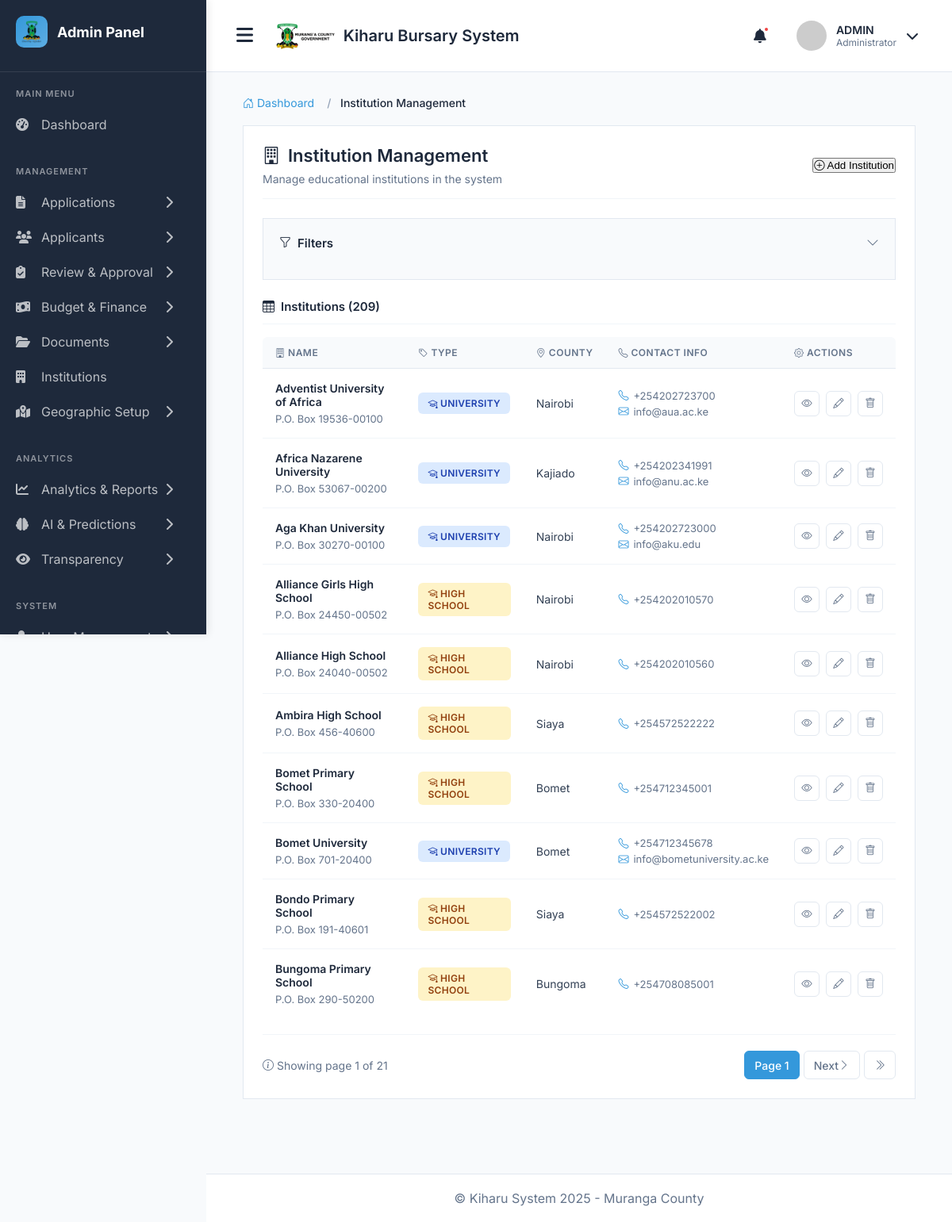
/institutions/ (signed in), run on the app's committed database.
### main_application/models.py (models this page shows, shortened)
class Institution(models.Model):
    INSTITUTION_TYPES = (
        ('highschool', 'High School'),
        ('special_school', 'Special School'),
        ('college', 'College'),
        ('university', 'University'),
        ('technical_institute', 'Technical Institute'),
    )
    name = models.CharField(max_length=200)
    institution_type = models.CharField(max_length=20, choices=INSTITUTION_TYPES)
    county = models.ForeignKey(County, on_delete=models.SET_NULL, null=True, related_name='institutions')
    sub_county = models.CharField(max_length=100, blank=True, null=True)
    postal_address = models.CharField(max_length=100, blank=True, null=True)
    physical_address = models.TextField(blank=True, null=True)
    phone_number = models.CharField(max_length=20, blank=True, null=True)
    email = models.EmailField(blank=True, null=True)
    principal_name = models.CharField(max_length=200, blank=True, null=True)
    principal_phone = models.CharField(max_length=20, blank=True, null=True)
    principal_email = models.EmailField(blank=True, null=True)
    bank_name = models.CharField(max_length=100, blank=True, null=True)
    bank_branch = models.CharField(max_length=100, blank=True, null=True)
    account_number = models.CharField(max_length=50, blank=True, null=True)
    account_name = models.CharField(max_length=200, blank=True, null=True)
    is_active = models.BooleanField(default=True)
    class Meta:
        ordering = ['institution_type', 'name']

class County(models.Model):
    name = models.CharField(max_length=100, unique=True)
    code = models.CharField(max_length=10, unique=True)  # e.g., "047" for Murang'a
    headquarters = models.CharField(max_length=100, blank=True, null=True)
    population = models.PositiveIntegerField(blank=True, null=True)
    governor_name = models.CharField(max_length=200, blank=True, null=True)
    county_website = models.URLField(blank=True, null=True)
    treasury_email = models.EmailField(blank=True, null=True)
    treasury_phone = models.CharField(max_length=20, blank=True, null=True)
    education_cec_name = models.CharField(max_length=200, blank=True, null=True)
    education_office_email = models.EmailField(blank=True, null=True)
    education_office_phone = models.CharField(max_length=20, blank=True, null=True)
    system_county = models.CharField(
        max_length=100,
        help_text="County this bursary system instance is configured for.",
        default="Murang'a"  # You can set a default for each county installation
    )
    is_active = models.BooleanField(default=True)
    created_at = models.DateTimeField(auto_now_add=True)
    class Meta:
        verbose_name_plural = "Counties"
        ordering = ['name']
    def __str__(self):
        return self.name

### main_application/views.py (the view)
# urls.py: path('institutions/', views.institution_list, name='institution_list'),
@login_required
def institution_list(request):
    search = request.GET.get('search', '')
    institution_type = request.GET.get('type', '')
    county = request.GET.get('county', '')
    institutions = Institution.objects.all().order_by('name')
    if search:
        institutions = institutions.filter(
            Q(name__icontains=search) |
            Q(county__icontains=search) |
            Q(postal_address__icontains=search)
        )
    if institution_type:
        institutions = institutions.filter(institution_type=institution_type)
    if county:
        institutions = institutions.filter(county__icontains=county)
    paginator = Paginator(institutions, 10)
    page_number = request.GET.get('page')
    page_obj = paginator.get_page(page_number)
    counties = Institution.objects.values_list('county', flat=True).distinct().order_by('county')
    context = {
        'page_obj': page_obj,
        'counties': counties,
        'search': search,
        'institution_type': institution_type,
        'county': county,
        'institution_types': Institution.INSTITUTION_TYPES,
    }
    return render(request, 'institutions/list.html', context)

### templates/institutions/list.html (shortened to what this page needs)
{% extends 'admin_base.html' %}
{% block content %}
<div class="container-fluid">
    <nav aria-label="breadcrumb">
        <ol class="breadcrumb">
            <li class="breadcrumb-item">
                <a href="{% url 'admin_dashboard' %}">
                    <i class="bi bi-house-door"></i> Dashboard
                </a>
            </li>
            <li class="breadcrumb-item active" aria-current="page">Institution Management</li>
        </ol>
    </nav>
    <div class="section-container">
        <div class="page-header">
            <div>
                <h1 class="page-title">
                    <i class="bi bi-building"></i>
                    Institution Management
                </h1>
                <p class="page-subtitle">
                    Manage educational institutions in the system
                </p>
            </div>
            <button type="button" class="btn" onclick="openAddModal()">
                <i class="bi bi-plus-circle"></i>
                Add Institution
            </button>
        </div>
        <div class="filter-section">
            <div class="filter-header" onclick="toggleFilters()">
                <h6 class="filter-title">
                    <i class="bi bi-funnel"></i>
                    Filters
                </h6>
                <i class="bi bi-chevron-down filter-toggle" id="filterToggle"></i>
            </div>
        </div>
        <div class="table-header">
            <h6 class="table-title">
                <i class="bi bi-table"></i>
                Institutions ({{ page_obj.paginator.count }})
            </h6>
        </div>
        {% if page_obj.object_list %}
        <div class="table-container">
            <table class="table">
                <thead>
                    <tr>
                        <th><i class="bi bi-building"></i> Name</th>
                        <th><i class="bi bi-tag"></i> Type</th>
                        <th><i class="bi bi-geo-alt"></i> County</th>
                        <th><i class="bi bi-telephone"></i> Contact Info</th>
                        <th><i class="bi bi-gear"></i> Actions</th>
                    </tr>
                </thead>
                <tbody id="institutionTableBody">
                    {% for institution in page_obj.object_list %}
                    <tr id="institution-row-{{ institution.id }}">
                        <td>
                            <span class="institution-name">{{ institution.name }}</span>
                            {% if institution.postal_address %}
                            <span class="institution-address">{{ institution.postal_address }}</span>
                            {% endif %}
                        </td>
                        <td>
                            <span class="badge
                                {% if institution.institution_type == 'university' %}badge-primary
                                {% elif institution.institution_type == 'college' %}badge-success
                                {% elif institution.institution_type == 'highschool' %}badge-warning
                                {% else %}badge-secondary{% endif %}">
                                <i class="bi bi-mortarboard"></i>
                                {{ institution.get_institution_type_display }}
                            </span>
                        </td>
                        <td>{{ institution.county }}</td>
                        <td>
                            <div class="contact-info">
                                {% if institution.phone_number %}
                                <div class="contact-item">
                                    <i class="bi bi-telephone"></i>
                                    {{ institution.phone_number }}
                                </div>
                                {% endif %}
                                {% if institution.email %}
                                <div class="contact-item">
                                    <i class="bi bi-envelope"></i>
                                    {{ institution.email }}
                                </div>
                                {% endif %}
                            </div>
                        </td>
                        <td>
                            <div class="action-buttons">
                                <button type="button" class="action-btn"
                                        onclick="viewInstitution({{ institution.id }})"
                                        title="View Details">
                                    <i class="bi bi-eye"></i>
                                </button>
                                <button type="button" class="action-btn"
                                        onclick="editInstitution({{ institution.id }})"
                                        title="Edit">
                                    <i class="bi bi-pencil"></i>
                                </button>
                                <button type="button" class="action-btn btn-delete"
                                        onclick="deleteInstitution({{ institution.id }}, '{{ institution.name|escapejs }}')"
                                        title="Delete">
                                    <i class="bi bi-trash"></i>
                                </button>
                            </div>
                        </td>
                    </tr>
                    {% endfor %}
                </tbody>
            </table>
        </div>
        {% if page_obj.has_other_pages %}
        <div class="pagination-container">
            <div class="pagination-info">
                <i class="bi bi-info-circle"></i>
                Showing page {{ page_obj.number }} of {{ page_obj.paginator.num_pages }}
            </div>
            <div class="pagination-controls">
                <span class="current">
                    Page {{ page_obj.number }}
                </span>
                {% if page_obj.has_next %}
                <a href="?page={{ page_obj.next_page_number }}">
                    Next <i class="bi bi-chevron-right"></i>
                </a>
                <a href="?page={{ page_obj.paginator.num_pages }}">
                    <i class="bi bi-chevron-double-right"></i>
                </a>
                {% endif %}
            </div>
        </div>
        {% endif %}
        {% endif %}
    </div>
</div>
{% endblock %}

### templates/admin_base.html (style rules this page uses)
* { margin: 0; padding: 0; box-sizing: border-box; }
:root { --primary-color: #3498db; --primary-hover: #2980b9; --sidebar-bg: #1E293B; --sidebar-hover: #334155; --main-bg: #F8FAFC; --card-bg: #FFFFFF; --text-primary: #1E293B; --text-secondary: #64748B; --border-color: #E2E8F0; --success-color: #10B981; --danger-color: #EF4444; --warning-color: #F59E0B; }
body { font-family: 'Inter', sans-serif; background-color: var(--main-bg); color: var(--text-primary); overflow-x: hidden; }
.page-header { margin-bottom: 30px; }
.page-title { font-size: 28px; font-weight: 700; margin-bottom: 8px; }
.breadcrumb { display: flex; gap: 8px; color: var(--text-secondary); font-size: 14px; }
.breadcrumb a { color: var(--text-secondary); text-decoration: none; }

### data on the page
Institution: name "Adventist University of Africa", postal_address "P.O. Box 19536-00100", institution_type "UNIVERSITY", county "Nairobi", phone_number "+254202723700", email "info@aua.ac.ke"
Institution: name "Africa Nazarene University", postal_address "P.O. Box 53067-00200", institution_type "UNIVERSITY", county "Kajiado", phone_number "+254202341991", email "info@anu.ac.ke"
Institution: name "Aga Khan University", postal_address "P.O. Box 30270-00100", institution_type "UNIVERSITY", county "Nairobi", phone_number "+254202723000", email "info@aku.edu"
Institution: name "Alliance Girls High School", postal_address "P.O. Box 24450-00502", institution_type "HIGH SCHOOL", county "Nairobi", phone_number "+254202010570"
Institution: name "Alliance High School", postal_address "P.O. Box 24040-00502", institution_type "HIGH SCHOOL", county "Nairobi", phone_number "+254202010560"
Institution: name "Ambira High School", postal_address "P.O. Box 456-40600", institution_type "HIGH SCHOOL", county "Siaya", phone_number "+254572522222"
Institution: name "Bomet Primary School", postal_address "P.O. Box 330-20400", institution_type "HIGH SCHOOL", county "Bomet", phone_number "+254712345001"
Institution: name "Bomet University", postal_address "P.O. Box 701-20400", institution_type "UNIVERSITY", county "Bomet", phone_number "+254712345678", email "info@bometuniversity.ac.ke"
Institution: name "Bondo Primary School", postal_address "P.O. Box 191-40601", institution_type "HIGH SCHOOL", county "Siaya", phone_number "+254572522002"
Institution: name "Bungoma Primary School", postal_address "P.O. Box 290-50200", institution_type "HIGH SCHOOL", county "Bungoma", phone_number "+254708085001"

### other printed values
{{ page_obj.paginator.count }} "209"
{{ page_obj.number }} "1"
{{ page_obj.paginator.num_pages }} "21"
